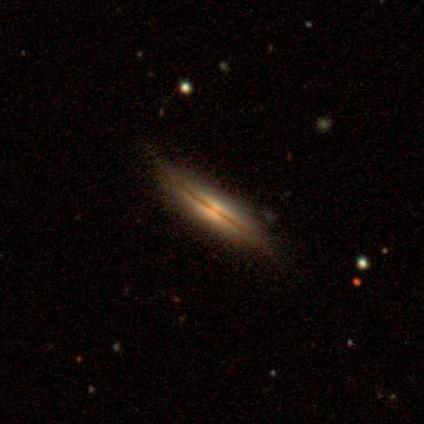
#> input picture Data/Images/Image_10.png, 424 x 424 px, given in place of Image_0.png, which was not available
$ jupyter execute --allow-errors Studio10_GalaxyClassification.ipynb   (shell and % lines are left out)   (text cells are left out)
#> lines starting #> are read from the running program, lines starting #| are printed output that depends on the picture; after the words box and inside, x2 and y2 are one past the last pixel; in counts of white or black regions, pixels touching at a corner belong together; pictures that were not available may be replaced by others from this repository, and a replacement may not be noted
#> further down, img is the input picture: shape (424, 424, 3); mean R, G, B 13.4, 7.5, 5.9
#> pass 2 of the loop `for i in range(ax.shape[0]):`:
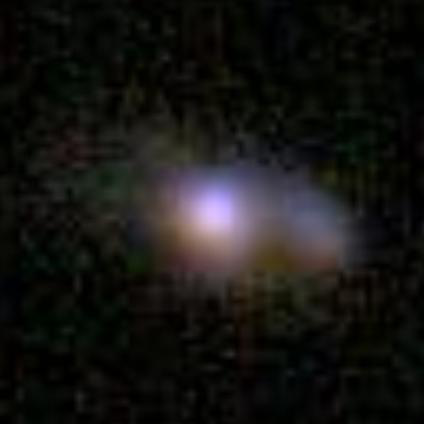
#> input picture Data/Images/Image_101.png, 424 x 424 px, given in place of Image_1.png, which was not available
#> img is the input picture: shape (424, 424, 3); mean R, G, B 22.1, 21.3, 19.2
[cell 1]
import numpy as np
import pandas as pd
import os
import random
import matplotlib.pyplot as plt

import skimage
from skimage.transform import resize, rescale
from skimage import io
from skimage.feature import blob_dog, blob_log, blob_doh #Aren't these the coolest names
from skimage.color import rgb2gray

[cell 2]
fig, axes = plt.subplots(ncols= 5, nrows = 5,figsize=(50,50))

ax = axes.ravel()

#> (the rest of this cell did not finish here and is left out)

[cell 3]
#This shows how multiple sources can be identified and masked.

n_ob = 5
#> n_ob = 5
#> `blobs_log = blob_log(image_gray, max_sigma=30, num_sigma=10, threshold..`: blobs_log = [[263, 362, 4.22], [87, 185, 4.22], [210, 214, 17.11], [282, 356, 4.22], [124, 323, 4.22], [66, 223, 4.22], [372, 273, 1], [250, 384, 1], [342, 349, 1]]
#> `blobs_log = blobs_log[blobs_log[:,2].argsort()[::-1]]`: blobs_log = [[210, 214, 24.2], [87, 185, 5.97], [124, 323, 5.97], [282, 356, 5.97], [66, 223, 5.97], [263, 362, 5.97], [342, 349, 1.41], [250, 384, 1.41], [372, 273, 1.41]]
#> the loop `for blob in blobs_log:` made 9 passes
#> pass 2, `mask = (X - blob[0])**2 + (Y - blob[1])**2 < r**2`:
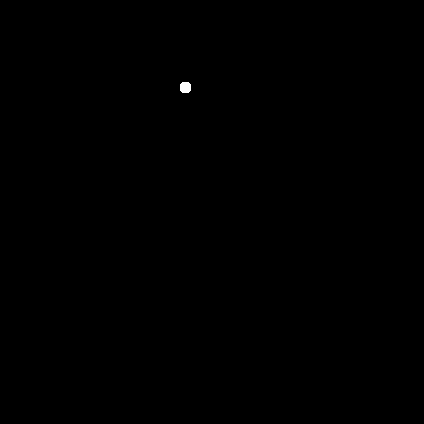
#> mask: shape (424, 424) bool; 0.06% white; 1 white region, box (x1, y1, x2, y2) and area: (180, 82, 191, 93) 109
#> after the loop `for blob in blobs_log:`:
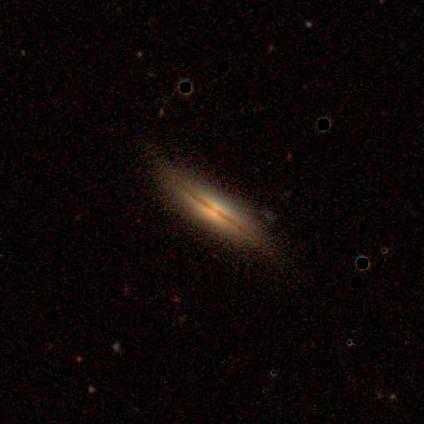
#> img: shape (424, 424, 3); 0.32% of pixels changed, all inside (x1, y1, x2, y2) = (180, 61, 386, 374)
#| I found 9 sources.
#> pass 2 of the loop `for i in range(n_ob):`:
#> `image_gray = rgb2gray(img)`:
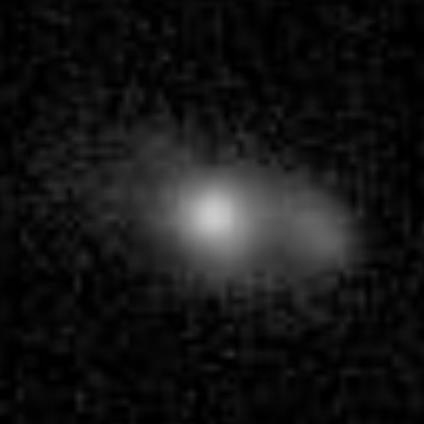
#> image_gray: shape (424, 424) float64; min 0, max 0.797, mean 0.0836
#> `blobs_log = blob_log(image_gray, max_sigma=30, num_sigma=10, threshold..`: blobs_log = [[216, 214, 30], [233, 323, 23.56]]
#> `blobs_log = blobs_log[blobs_log[:,2].argsort()[::-1]]`: blobs_log = [[216, 214, 42.43], [233, 323, 33.31]]
#> the loop `for blob in blobs_log:` made 2 passes
#> after the loop `for blob in blobs_log:`:
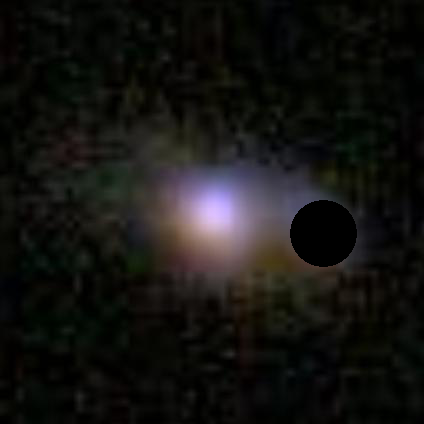
#> img: shape (424, 424, 3); 1.95% of pixels changed, all inside (x1, y1, x2, y2) = (290, 200, 357, 267)
#| I found 2 sources.
#| Multiple large sources detected in image 1
#> `blobs_log = blob_log(image_gray, max_sigma=30, num_sigma=10, threshold..`: blobs_log = [[263, 362, 4.22], [87, 185, 4.22], [210, 214, 17.11], [282, 356, 4.22], [124, 323, 4.22], [66, 223, 4.22], [372, 273, 1], [250, 384, 1], [342, 349, 1]]
#> `blobs_log = blobs_log[blobs_log[:,2].argsort()[::-1]]`: blobs_log = [[210, 214, 24.2], [87, 185, 5.97], [124, 323, 5.97], [282, 356, 5.97], [66, 223, 5.97], [263, 362, 5.97], [342, 349, 1.41], [250, 384, 1.41], [372, 273, 1.41]]
#> pass 2 of the loop `for i in range(200):`:
#> `blobs_log = blob_log(image_gray, max_sigma=30, num_sigma=10, threshold..`: blobs_log = [[216, 214, 30], [233, 323, 23.56]]
#> `blobs_log = blobs_log[blobs_log[:,2].argsort()[::-1]]`: blobs_log = [[216, 214, 42.43], [233, 323, 33.31]]
#> pass 2 of the loop `for i in range(ax.shape[0]):`:

fig, ax = plt.subplots(2, n_ob, figsize=(50, 20))

#> (the rest of this cell did not finish here and is left out)

#> (a cell that did not finish here is left out)

[cell 5]
fig, axes = plt.subplots(ncols= 5, nrows = 5,figsize=(50,50))

ax = axes.ravel()

#> (the rest of this cell did not finish here and is left out)

[cell 6]
images = []
#> images = []
#> pass 2 of the loop `for i in range(200):`:

#> (the rest of this cell did not finish here and is left out)

#> (a cell that did not finish here is left out)

[cell 8]
from sklearn.cluster import KMeans

kmeans = KMeans(n_clusters=2, n_init=10, random_state = 10)
kmeans.fit(images)
y_kmeans = kmeans.predict(images)
#> y_kmeans = [1, 0, 0]

[cell 9]
print(len(np.where([y_kmeans == 0])[1]))
#| 2

[cell 10]
print(len(np.where([y_kmeans == 1])[1]))
#| 1

[cell 11]
fig, axes = plt.subplots(ncols= 5, nrows = 5,figsize=(50,50))

ax = axes.ravel()

for i in range(min(len(np.where([y_kmeans == 0])[1]),25)):
    #Note: the line below selects galaxies that are assigned to cluster 0
    img = skimage.io.imread('../Data/Images/NoSources_Image_'+str(np.where([y_kmeans == 0])[1][i])+'.png')
    ax[i].imshow(img, cmap='gray')
    ax[i].set_xticks([])
    ax[i].set_yticks([])
#> pass 2 of the loop `for i in range(min(len(np.where([y_kmeans == 0])[1]),25)):`:
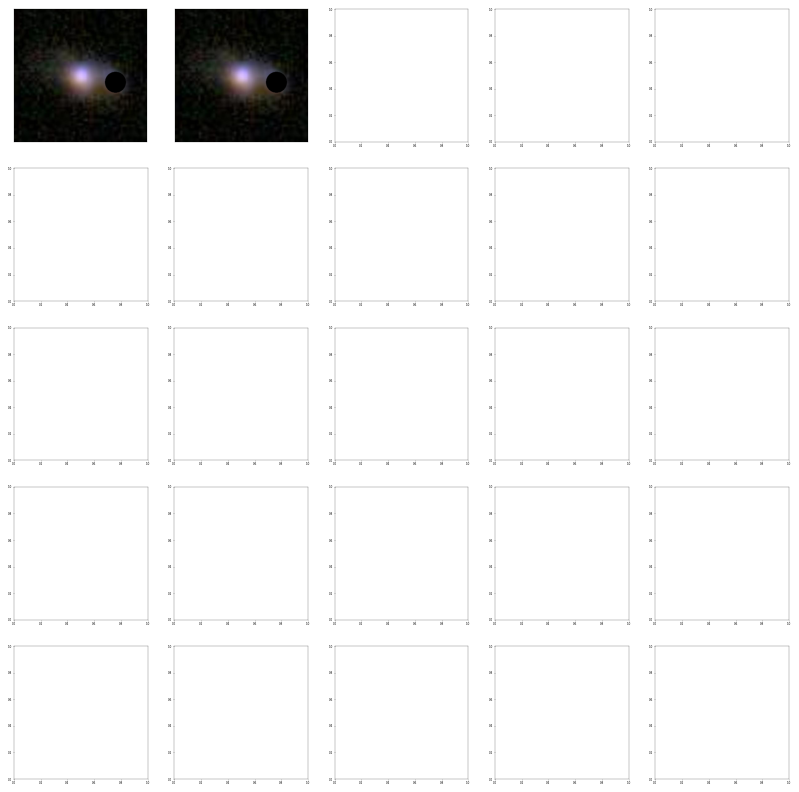
#> figure drawn by matplotlib, 2 panels

[cell 12]
fig, axes = plt.subplots(ncols= 5, nrows = 5,figsize=(50,50))

ax = axes.ravel()

for i in range(min(len(np.where([y_kmeans == 1])[1]),25)):
    #Note: the line below selects galaxies that are assigned to cluster 1
    img = skimage.io.imread('../Data/Images/NoSources_Image_'+str(np.where([y_kmeans == 1])[1][i])+'.png')
    ax[i].imshow(img, cmap='gray')
    ax[i].set_xticks([])
    ax[i].set_yticks([])

[cell 13]
kmeans = KMeans(n_clusters=3, n_init = 10, random_state = 10)
kmeans.fit(images)
y_kmeans = kmeans.predict(images)

[cell 14]
#Let's how big the clusters are.

for i in range(3):
    print(len(np.where([y_kmeans == i])[1]))
#> this loop made 3 passes
#| 2
#| 1
#| 0

[cell 15]
fig, axes = plt.subplots(ncols= 5, nrows = 1,figsize=(50,10))

ax = axes.ravel()

for i in range(min(len(np.where([y_kmeans == 2])[1]),5)): #change index here as necessary, using the index corresponding to the smallest cluster
    #Note: the line below selects galaxies that are assigned to cluster 2
    img = skimage.io.imread('../Data/Images/NoSources_Image_'+str(np.where([y_kmeans == 2])[1][i])+'.png') #and here
    ax[i].imshow(img, cmap='gray')
    ax[i].set_xticks([])
    ax[i].set_yticks([])

[cell 16]
fig, axes = plt.subplots(ncols= 5, nrows = 5, figsize=(50,50))

ax = axes.ravel()

for i in range(min(len(np.where([y_kmeans == 1])[1]),25)):
    #Note: the line below selects galaxies that are assigned to cluster 1
    img = skimage.io.imread('../Data/Images/NoSources_Image_'+str(np.where([y_kmeans == 1])[1][i])+'.png')
    ax[i].imshow(img, cmap='gray')
    ax[i].set_xticks([])
    ax[i].set_yticks([])

[cell 17]
fig, axes = plt.subplots(ncols= 5, nrows = 5, figsize=(50,50))

ax = axes.ravel()

for i in range(min(len(np.where([y_kmeans == 0])[1]),25)):
    #Note: the line below selects galaxies that are assigned to cluster 2
    img = skimage.io.imread('../Data/Images/NoSources_Image_'+str(np.where([y_kmeans == 0])[1][i])+'.png')
    ax[i].imshow(img, cmap='gray')
    ax[i].set_xticks([])
    ax[i].set_yticks([])
#> pass 2 of the loop `for i in range(min(len(np.where([y_kmeans == 0])[1]),25)):`:
